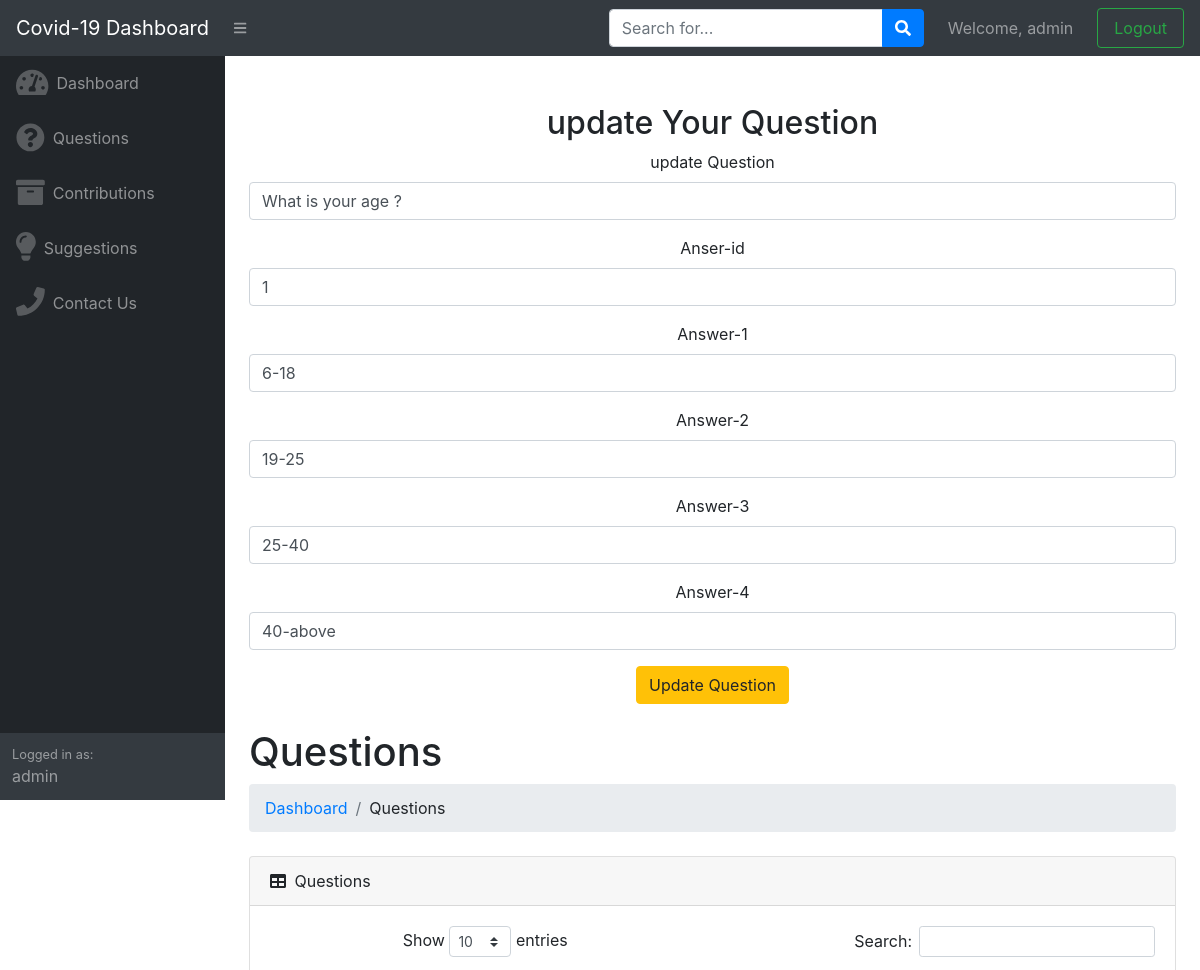
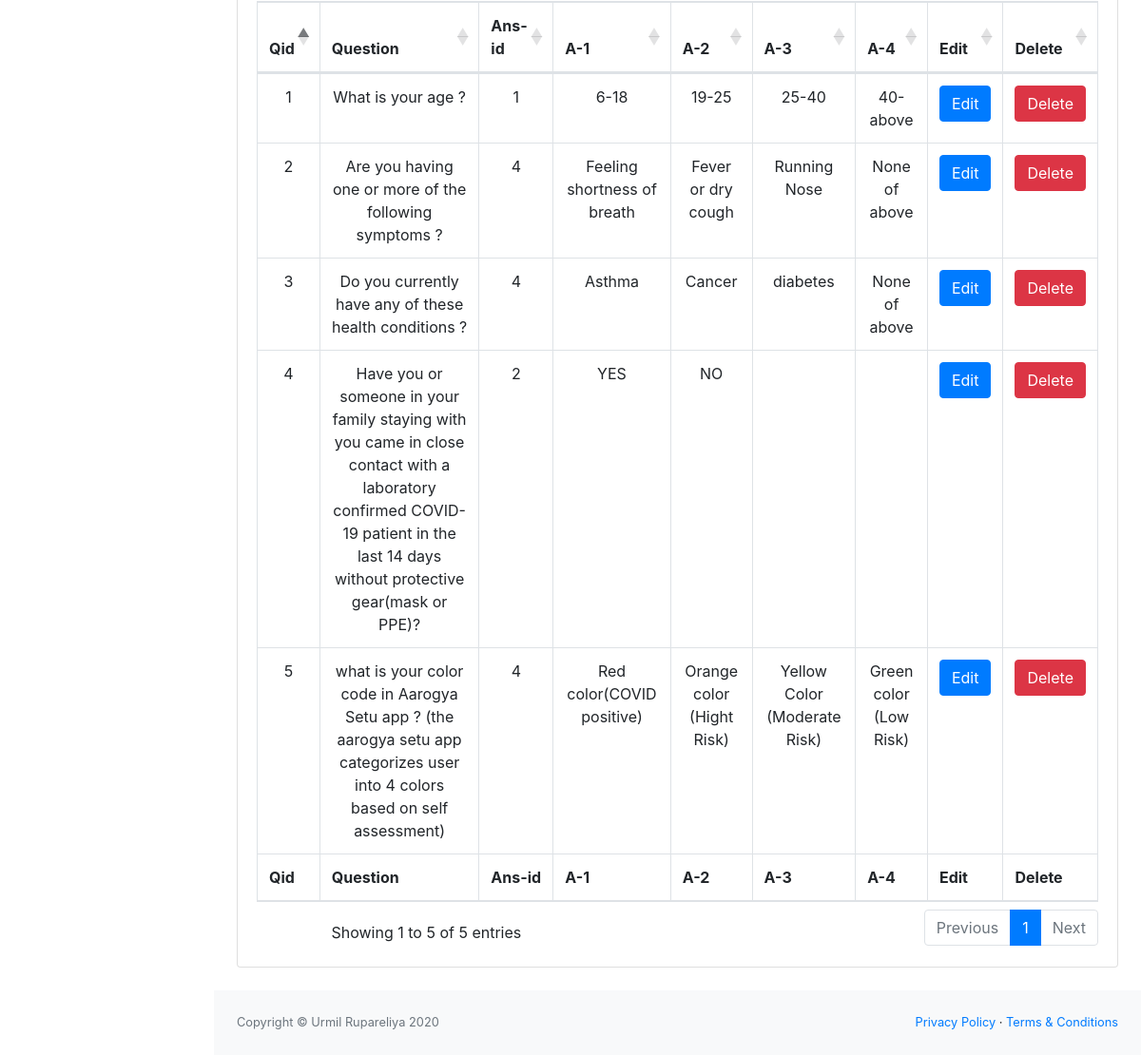
The page /admin/admin-questions.php?qeid=1 (signed in) on the database its author committed (2 pictures, top to bottom).
### tables this page shows
CREATE TABLE `questions` (
  `qid` int(11) NOT NULL,
  `questions` varchar(255) NOT NULL,
  `ans_id` int(255) NOT NULL,
  `a1` varchar(1000) NOT NULL,
  `a2` varchar(1000) NOT NULL,
  `a3` varchar(1000) NOT NULL,
  `a4` varchar(1000) NOT NULL
);

### admin/admin-questions.php (the view, shortened to what this page needs)
<?php include "admin-header.php"; ?>
<div id="layoutSidenav_content">
    <main>
        <?php
        if (isset($_GET['qeid'])) {
            $qeid = $_GET['qeid'];
            $query = "SELECT * FROM `questions` WHERE qid=$qeid";
            $result = mysqli_query($conn, $query);
            $row = mysqli_fetch_assoc($result);
        ?>
            <div class="container mt-5 text-center">
                <div class="row">
                    <div class="col-md-12">
                        <h2>update Your Question</h2>
                        <form action="admin-questions.php" method="POST">
                            <div class="form-group">
                                <label for="title">update Question</label>
                                <input type="text" value="<?php echo $row['questions']; ?>" class="form-control" id="a1" name="questions" required>
                            </div>
                            <div class="form-group">
                                <label for="title">Anser-id</label>
                                <input type="text" value="<?php echo $row['ans_id']; ?>" class="form-control" id="ansid" name="ans_id" required>
                            </div>
                            <div class="form-group">
                                <label for="title">Answer-1</label>
                                <input type="text" value="<?php echo $row['a1']; ?>" class="form-control" id="ansid" name="a1" required>
                            </div>
                            <div class="form-group">
                                <label for="title">Answer-2</label>
                                <input type="text" value="<?php echo $row['a2'];  ?>" class="form-control" id="ansid" name="a2" required>
                            </div>
                            <div class="form-group">
                                <label for="title">Answer-3</label>
                                <input type="text" value="<?php echo $row['a3'];  ?>" class="form-control" id="ansid" name="a3">
                            </div>
                            <div class="form-group">
                                <label for="title">Answer-4</label>
                                <input type="text" value="<?php echo $row['a4'];  ?>" class="form-control" id="ansid" name="a4">
                            </div>
                            <button type="submit" name="update-question" class="btn btn-warning">Update Question</button>
                        </form>
                    </div>
                </div>
            </div>
        <?php
        }
        ?>
        <?php
        $query = "SELECT * FROM `questions`";
        $result = mysqli_query($conn, $query);
        ?>
        <div class="container-fluid">
            <h1 class="mt-4">Questions</h1>
            <ol class="breadcrumb mb-4">
                <li class="breadcrumb-item"><a href="index.php">Dashboard</a></li>
                <li class="breadcrumb-item">Questions</li>
            </ol>
            <div class="card mb-4">
                <div class="card-header">
                    <i class="fas fa-table mr-1"></i>
                    Questions
                </div>
                <div class="card-body">
                    <div class="table-responsive text-center">
                        <table class="table table-bordered" id="dataTable" width="100%" cellspacing="0">
                            <thead>
                                <tr>
                                    <th>Qid</th>
                                    <th>Question</th>
                                    <th>Ans-id</th>
                                    <th>A-1</th>
                                    <th>A-2</th>
                                    <th>A-3</th>
                                    <th>A-4</th>
                                    <th>Edit</th>
                                    <th>Delete</th>
                                </tr>
                            </thead>
                            <tfoot>
                                <tr>
                                    <th>Qid</th>
                                    <th>Question</th>
                                    <th>Ans-id</th>
                                    <th>A-1</th>
                                    <th>A-2</th>
                                    <th>A-3</th>
                                    <th>A-4</th>
                                    <th>Edit</th>
                                    <th>Delete</th>
                                </tr>
                            </tfoot>
                            <tbody>
                                <?php
                                while ($row = mysqli_fetch_assoc($result)) {
                                ?>
                                    <tr>
                                        <td><?php echo $row['qid']; ?></td>
                                        <td><?php echo $row['questions']; ?></td>
                                        <td><?php echo $row['ans_id']; ?></td>
                                        <td><?php echo $row['a1']; ?></td>
                                        <td><?php echo $row['a2']; ?></td>
                                        <td><?php echo $row['a3']; ?></td>
                                        <td><?php echo $row['a4']; ?></td>
                                        <td><a href="admin-questions.php?qeid=<?php echo $row['qid']; ?>"><button type="button" class="btn btn-primary">Edit</button></a></th>
                                        <td><a href="admin-questions.php?qdid=<?php echo $row['qid']; ?>"><button type="button" class="btn btn-danger">Delete</button></a>
                                        </td>
                                    </tr>
                                <?php
                                }
                                ?>
                            </tbody>
                        </table>
                    </div>
                </div>
            </div>
        </div>
    </main>
    <?php include "admin-footer.php"; ?>

### rows shown on the page
questions: questions "What is your age ?", ans_id "1", a1 "6-18", a2 "19-25", a3 "25-40", a4 "40-above", qid "1", ans "1"
questions: qid "2", questions "Are you having one or more of the following symptoms ?", ans "4", a1 "Feeling shortness of breath", a2 "Fever or dry cough", a3 "Running Nose", a4 "None of above"
questions: qid "3", questions "Do you currently have any of these health conditions ?", ans "4", a1 "Asthma", a2 "Cancer", a3 "diabetes", a4 "None of above"
questions: qid "4", questions "Have you or someone in your family staying with you came in close contact with a laboratory confirmed COVID-19 patient in the last 14 days without protective gear(mask or PPE)?", ans "2", a1 "YES", a2 "NO"
questions: qid "5", questions "what is your color code in Aarogya Setu app ? (the aarogya setu app categorizes user into 4 colors based on self assessment)", ans "4", a1 "Red color(COVID positive)", a2 "Orange color (Hight Risk)", a3 "Yellow Color (Moderate Risk)", a4 "Green color (Low Risk)"

### other values the page prints
$_SESSION["admin_username"] "admin"
$_SESSION['admin_username'] "admin"
